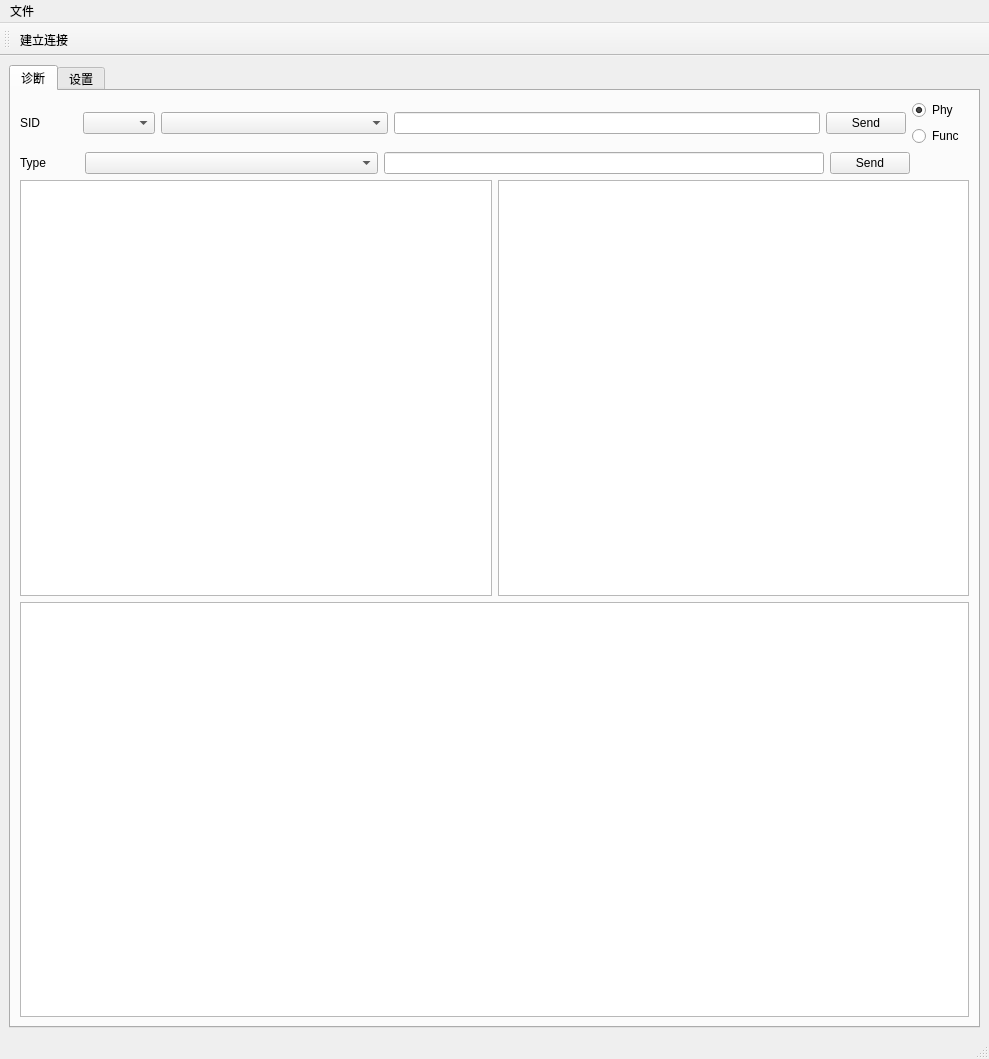
<?xml version="1.0" encoding="UTF-8"?>
<ui version="4.0">
 <class>MainWindow</class>
 <widget class="QMainWindow" name="MainWindow">
  <property name="geometry">
   <rect>
    <x>0</x>
    <y>0</y>
    <width>989</width>
    <height>1059</height>
   </rect>
  </property>
  <property name="windowTitle">
   <string>DoIP App</string>
  </property>
  <widget class="QWidget" name="centralwidget">
   <layout class="QVBoxLayout" name="verticalLayout_3">
    <item>
     <widget class="QTabWidget" name="tabWidget">
      <property name="currentIndex">
       <number>0</number>
      </property>
      <widget class="QWidget" name="diagTab">
       <attribute name="title">
        <string>诊断</string>
       </attribute>
       <layout class="QVBoxLayout" name="verticalLayout_2" stretch="1,1,4,4">
        <item>
         <layout class="QHBoxLayout" name="horizontalLayout" stretch="2,2,8,15,2,2">
          <item>
           <widget class="QLabel" name="label">
            <property name="text">
             <string>SID</string>
            </property>
           </widget>
          </item>
          <item>
           <widget class="QComboBox" name="sidSeclectBox">
            <property name="contextMenuPolicy">
             <enum>Qt::DefaultContextMenu</enum>
            </property>
            <property name="currentText">
             <string/>
            </property>
            <property name="placeholderText">
             <string/>
            </property>
           </widget>
          </item>
          <item>
           <widget class="QComboBox" name="ecuSeclectBox"/>
          </item>
          <item>
           <widget class="QLineEdit" name="diagReqMsgLineEdit"/>
          </item>
          <item>
           <widget class="QPushButton" name="sendDiagMsgButton">
            <property name="text">
             <string>Send</string>
            </property>
           </widget>
          </item>
          <item>
           <layout class="QVBoxLayout" name="verticalLayout">
            <item>
             <widget class="QRadioButton" name="phyAddressRadioButton">
              <property name="text">
               <string>Phy</string>
              </property>
              <property name="checked">
               <bool>true</bool>
              </property>
              <property name="autoRepeat">
               <bool>false</bool>
              </property>
             </widget>
            </item>
            <item>
             <widget class="QRadioButton" name="funcAddressRadioButton">
              <property name="text">
               <string>Func</string>
              </property>
             </widget>
            </item>
           </layout>
          </item>
         </layout>
        </item>
        <item>
         <layout class="QHBoxLayout" name="horizontalLayout_3" stretch="2,10,15,2,2">
          <item>
           <widget class="QLabel" name="label_2">
            <property name="text">
             <string>Type</string>
            </property>
           </widget>
          </item>
          <item>
           <widget class="QComboBox" name="doipUdpMsgSecletBox"/>
          </item>
          <item>
           <widget class="QLineEdit" name="emptyContentLineEdit"/>
          </item>
          <item>
           <widget class="QPushButton" name="sendDoipUdpMsgButton">
            <property name="text">
             <string>Send</string>
            </property>
           </widget>
          </item>
          <item>
           <spacer name="horizontalSpacer_2">
            <property name="orientation">
             <enum>Qt::Horizontal</enum>
            </property>
            <property name="sizeHint" stdset="0">
             <size>
              <width>40</width>
              <height>20</height>
             </size>
            </property>
           </spacer>
          </item>
         </layout>
        </item>
        <item>
         <layout class="QHBoxLayout" name="horizontalLayout_2">
          <item>
           <widget class="QTextBrowser" name="InfoPrintBrowser"/>
          </item>
          <item>
           <widget class="QTextBrowser" name="DiagMsgPrintBrowser">
            <property name="contextMenuPolicy">
             <enum>Qt::ActionsContextMenu</enum>
            </property>
           </widget>
          </item>
         </layout>
        </item>
        <item>
         <widget class="QTextBrowser" name="DoipMsgBrowser"/>
        </item>
       </layout>
      </widget>
      <widget class="QWidget" name="settingTab">
       <attribute name="title">
        <string>设置</string>
       </attribute>
      </widget>
     </widget>
    </item>
   </layout>
  </widget>
  <widget class="QMenuBar" name="menubar">
   <property name="geometry">
    <rect>
     <x>0</x>
     <y>0</y>
     <width>989</width>
     <height>26</height>
    </rect>
   </property>
   <widget class="QMenu" name="menu">
    <property name="title">
     <string>文件</string>
    </property>
   </widget>
   <addaction name="menu"/>
  </widget>
  <widget class="QStatusBar" name="statusbar"/>
  <widget class="QToolBar" name="toolBar">
   <property name="windowTitle">
    <string>toolBar</string>
   </property>
   <attribute name="toolBarArea">
    <enum>TopToolBarArea</enum>
   </attribute>
   <attribute name="toolBarBreak">
    <bool>false</bool>
   </attribute>
   <addaction name="buildConnectionButton"/>
  </widget>
  <action name="buildConnectionButton">
   <property name="text">
    <string>建立连接</string>
   </property>
  </action>
 </widget>
 <resources/>
 <connections/>
</ui>
